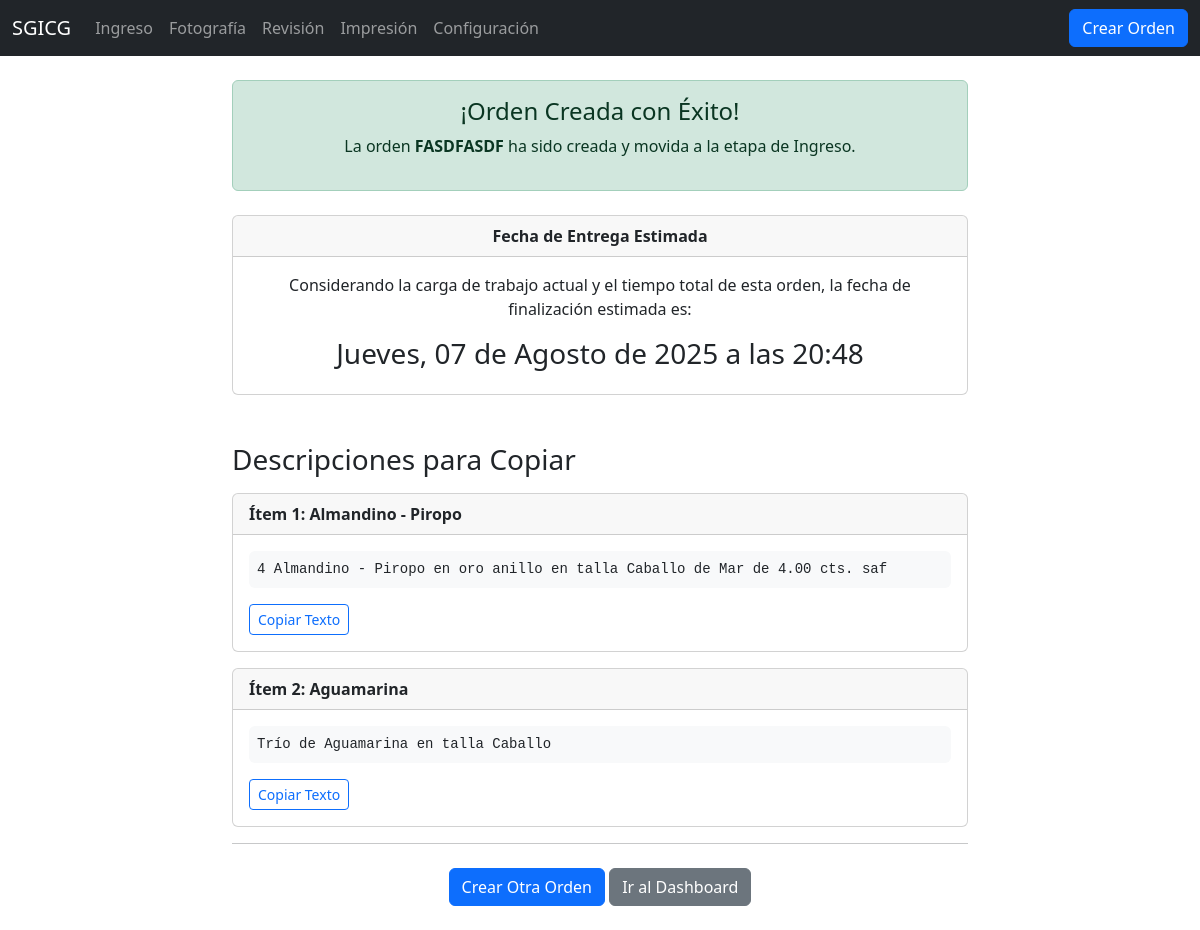
/orden/creada/12/, run on an earlier commit of the app's database.
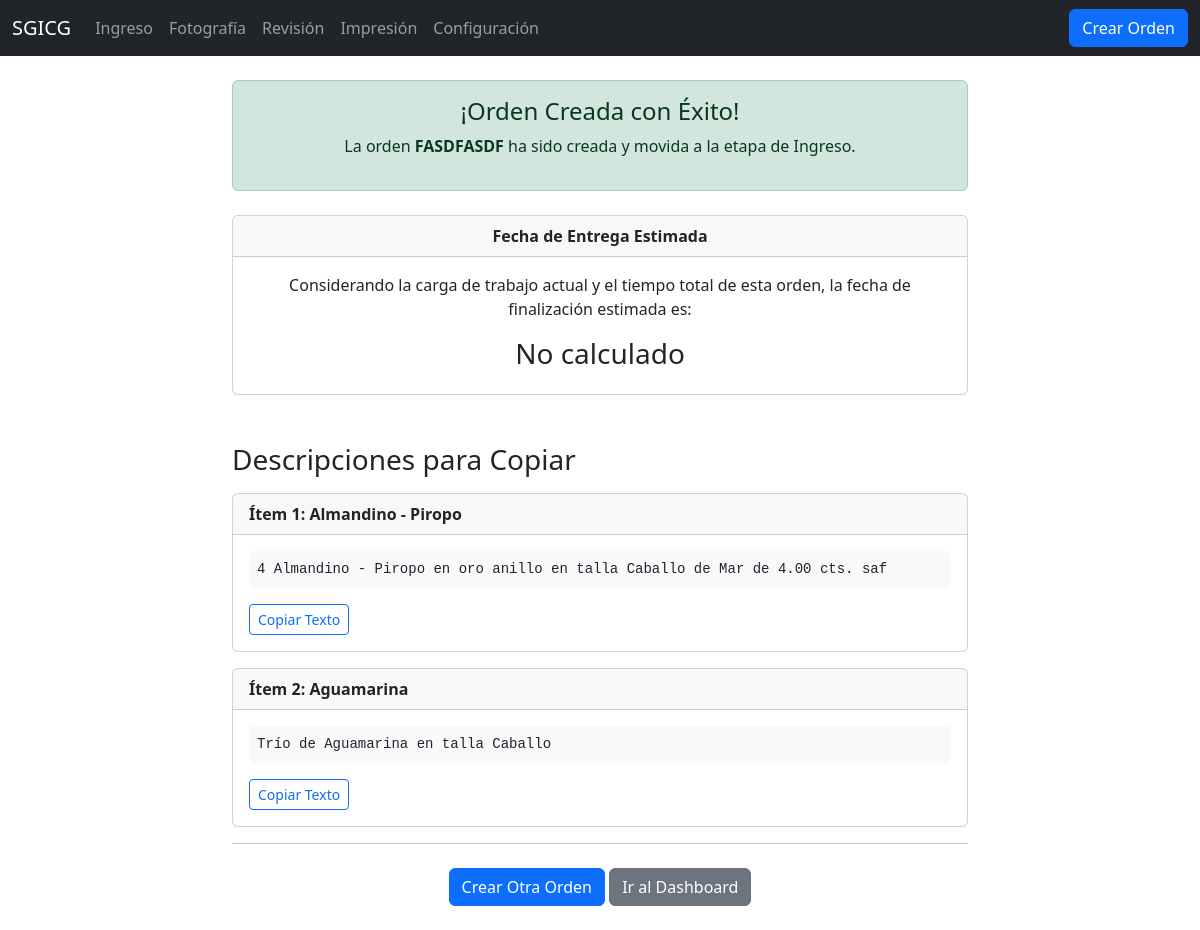
And on a later commit of the database.
### certificacion/models.py (models this page shows, shortened)
class Orden(models.Model):
    ETAPAS = [
        ('INGRESO', 'Ingreso'),
        ('FOTOGRAFIA', 'Fotografía'),
        ('REVISION', 'Revisión'),
        ('IMPRESION', 'Impresión'),
        ('FINALIZADA', 'Finalizada')
    ]
    numero_orden_facturacion = models.CharField(
        max_length=100,
        unique=True,
        verbose_name="Número de Orden (Facturación)",
        db_index=True
    )
    estado_actual = models.CharField(
        max_length=20,
        choices=ETAPAS,
        default='INGRESO',
        db_index=True
    )
    fecha_creacion = models.DateTimeField(auto_now_add=True, db_index=True)
    fecha_cierre = models.DateTimeField(blank=True, null=True)
    class Meta:
        ordering = ['-fecha_creacion']
        indexes = [
            models.Index(fields=['estado_actual', 'fecha_creacion']),
        ]
    def get_progreso_porcentaje(self):
        etapas = ['INGRESO', 'FOTOGRAFIA', 'REVISION', 'IMPRESION', 'FINALIZADA']
        try:
            indice_actual = etapas.index(self.estado_actual)
            return (indice_actual / (len(etapas) - 1)) * 100
        except ValueError:
            return 0
    def tiene_items_retrasados(self):
        return self.items.filter(
            fecha_limite_etapa__lt=timezone.now()
        ).exists()

class Item(models.Model):
    TIPO_CERT_CHOICES = [
        ('GC_SENCILLA', 'GC Sencilla'),
        ('GC_COMPLETA', 'GC Completa'),
        ('ESCRITO', 'Escrito'),
        ('DIAMANTE', 'Diamante')
    ]
    QUE_ES_CHOICES = [
        ('JOYA', 'Joya'),
        ('LOTE', 'Lote de Gemas'),
        ('PIEDRA', 'Piedra(s) Suelta(s)'),
        ('VERBAL_A_GC', 'Verbal a GC'),
        ('REIMPRESION', 'Reimpresión')
    ]
    TIPO_JOYA_CHOICES = [
        ('ANILLO', 'Anillo'),
        ('DIJE', 'Dije'),
        ('TOPOS', 'Topos'),
        ('PULSERA', 'Pulsera'),
        ('PULSERA_TENIS', 'Pulsera Tenis'),
        ('SET', 'Set')
    ]
    METAL_CHOICES = [
        ('ORO', 'Oro'),
        ('ORO_AMARILLO', 'Oro Amarillo'),
        ('ORO_ROSA', 'Oro Rosa'),
        ('PLATA', 'Plata'),
        ('BLANCO', 'Blanco'),
        ('ROSA', 'Rosa'),
        ('NEGRO', 'Negro')
    ]
    orden = models.ForeignKey(Orden, related_name='items', on_delete=models.CASCADE)
    numero_item = models.PositiveIntegerField()
    fecha_limite_etapa = models.DateTimeField(blank=True, null=True, db_index=True)
    tipo_certificado = models.CharField(
        max_length=15,
        choices=TIPO_CERT_CHOICES,
        default='GC_SENCILLA'
    )
    que_es = models.CharField(max_length=15, choices=QUE_ES_CHOICES, default='JOYA')
    codigo_referencia = models.CharField(max_length=100, blank=True, null=True)
    tipo_joya = models.CharField(
        max_length=15,
        choices=TIPO_JOYA_CHOICES,
        blank=True,
        null=True
    )
    metal = models.CharField(max_length=15, choices=METAL_CHOICES, blank=True, null=True)
    cantidad_gemas = models.PositiveIntegerField(blank=True, null=True, default=1)
    componentes_set = models.CharField(max_length=255, blank=True, null=True)
    gema_principal = models.CharField(max_length=100, blank=True, null=True)
    forma_gema = models.CharField(max_length=100, default='Ninguno')
    peso_gema = models.DecimalField(
        max_digits=7,
        decimal_places=2,
        blank=True,
        null=True
    )
    comentarios = models.TextField(blank=True, null=True)
    nombre_excel = models.CharField(max_length=255, blank=True, null=True)
    qr_cargado = models.ImageField(upload_to=get_qr_upload_path, blank=True, null=True)
    texto_para_copiar = models.TextField(blank=True, null=True, help_text="Texto formateado con todos los datos del ítem")
    class Meta:
        ordering = ['numero_item']
        unique_together = ['orden', 'numero_item']
        indexes = [
            models.Index(fields=['orden', 'fecha_limite_etapa']),
        ]
    @property
    def descripcion_texto(self):
        if self.que_es in ['VERBAL_A_GC', 'REIMPRESION']:
            que_es_display = {
                'VERBAL_A_GC': 'Verbal a GC',
                'REIMPRESION': 'Reimpresión'
            }
            return f"{que_es_display.get(self.que_es, self.que_es)} - Código: {self.codigo_referencia or 'N/A'}"
        partes = []
        if self.cantidad_gemas and self.cantidad_gemas > 1:
            if self.cantidad_gemas == 2:
                partes.append("Par de")
            elif self.cantidad_gemas == 3:
                partes.append("Trío de")
            else:
                partes.append(f"{self.cantidad_gemas}")
        if self.gema_principal:
            gema = self.gema_principal
            if self.que_es == 'LOTE' and self.cantidad_gemas and self.cantidad_gemas > 1:
                if gema.lower().endswith(('a', 'e', 'i', 'o', 'u', 'á', 'é', 'í', 'ó', 'ú')):
                    gema = gema.lower() + "s"
                else:
                    gema = gema.lower() + "es"
            else:
                gema = gema  # Mantener mayúscula inicial
            partes.append(gema)
        if self.que_es == 'JOYA':
            if self.metal:
                metal_display = {
                    'ORO': 'oro', 'ORO_AMARILLO': 'oro amarillo', 'ORO_ROSA': 'oro rosa',
                    'PLATA': 'plata', 'BLANCO': 'oro blanco', 'ROSA': 'oro rosa', 'NEGRO': 'oro negro'
                }
                metal_texto = metal_display.get(self.metal, self.metal.lower())
                partes.append(f"en {metal_texto}")
            if self.tipo_joya:
                tipo_joya_display = {
                    'ANILLO': 'anillo', 'DIJE': 'dije', 'TOPOS': 'topos',
                    'PULSERA': 'pulsera', 'PULSERA_TENIS': 'pulsera tenis', 'SET': 'set'
                }
                tipo_texto = tipo_joya_display.get(self.tipo_joya, self.tipo_joya.lower())
                if self.tipo_joya == 'SET' and self.componentes_set:
                    componentes = self.componentes_set.replace(',', ', ')
                    partes.append(f"{tipo_texto} ({componentes})")
                else:
                    partes.append(tipo_texto)
        if self.forma_gema and self.forma_gema != 'Ninguno':
            partes.append(f"en talla {self.forma_gema}")
        if self.peso_gema:
            partes.append(f"de {self.peso_gema} cts")
        texto_base = " ".join(partes)
        if self.comentarios:
            texto_base += f". {self.comentarios}"
        return texto_base

### certificacion/views.py (the view)
# urls.py: path('orden/creada/<int:orden_id>/', views.orden_creada_exito, name='orden_creada_exito'),
def orden_creada_exito(request, orden_id):
    try:
        orden = get_object_or_404(
            Orden.objects.prefetch_related('items'),
            id=orden_id
        )
        ultimo_item = orden.items.order_by('fecha_limite_etapa').last()
        context = {
            'orden': orden,
            'items_count': orden.items.count(),
            'fecha_limite': ultimo_item.fecha_limite_etapa if ultimo_item and ultimo_item.fecha_limite_etapa else None,
            'tiene_retrasados': orden.tiene_items_retrasados(),
            'progreso_porcentaje': orden.get_progreso_porcentaje(),
            'items': orden.items.all(),  # Para mostrar la lista de items si es necesario
        }
        return render(request, 'orden_creada_exito.html', context)
    except Exception as e:
        logger.error(f"Error en vista orden creada {orden_id}: {str(e)}")
        messages.error(request, 'Error al mostrar los detalles de la orden.')
        return redirect('crear_orden')  # Redirigir de vuelta al formulario

### templates/orden_creada_exito.html (shortened to what this page needs)
{% extends "base.html" %}
{% block content %}
<div class="row justify-content-center">
    <div class="col-md-8">
        <div class="alert alert-success text-center">
            <h4 class="alert-heading">¡Orden Creada con Éxito!</h4>
            <p>La orden <strong>{{ orden.numero_orden_facturacion }}</strong> ha sido creada y movida a la etapa de Ingreso.</p>
        </div>
        <div class="card text-center my-4">
    <div class="card-header">
        <strong>Fecha de Entrega Estimada</strong>
    </div>
    <div class="card-body">
        <p class="card-text">Considerando la carga de trabajo actual y el tiempo total de esta orden, la fecha de finalización estimada es:</p>
        <h3 class="card-title">
            {% if orden.items.last.fecha_limite_etapa %}
                {{ orden.items.last.fecha_limite_etapa|date:"l, d \d\e F \d\e Y \a \l\a\s H:i" }}
            {% else %}
                No calculado
            {% endif %}
        </h3>
    </div>
</div>
        <h3 class="mt-5 mb-3">Descripciones para Copiar</h3>
        {% for item in orden.items.all %}
            <div class="card mb-3">
                <div class="card-header">
                    <strong>Ítem {{ item.numero_item }}: {{ item.gema_principal }}</strong>
                </div>
                <div class="card-body">
                    <pre id="texto-item-{{ item.id }}" class="bg-light p-2 rounded">{{ item.descripcion_texto }}</pre>
                    <button class="btn btn-sm btn-outline-primary copy-btn" data-target-id="texto-item-{{ item.id }}">
                        Copiar Texto
                    </button>
                </div>
            </div>
        {% endfor %}
        <hr>
        <div class="text-center mt-4">
            <a href="{% url 'crear_orden' %}" class="btn btn-primary">Crear Otra Orden</a>
            <a href="{% url 'dashboard' %}" class="btn btn-secondary">Ir al Dashboard</a>
        </div>
    </div>
</div>
{% endblock %}

What changed in the data, as far as the page shows it:
changed Orden "FASDFASDF": items.last.fecha_limite_etapa "Jueves, 07 de Agosto de 2025 a las 20:48" → (not shown)
Also different on the page:
text now shown: "No calculado"
